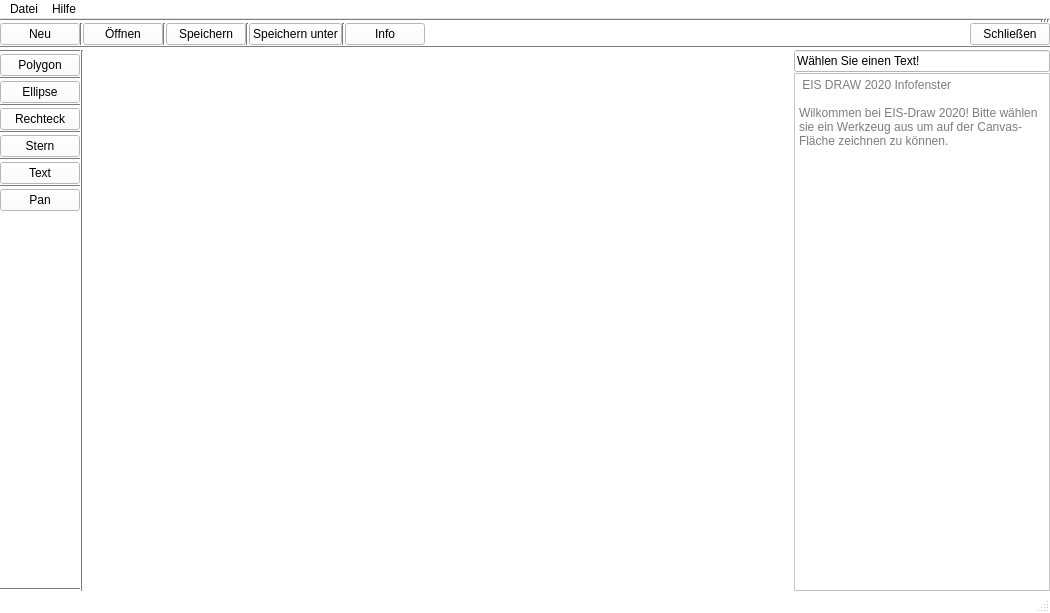
<?xml version="1.0" encoding="UTF-8"?>
<ui version="4.0">
 <class>MainWindow</class>
 <widget class="QMainWindow" name="MainWindow">
  <property name="geometry">
   <rect>
    <x>0</x>
    <y>0</y>
    <width>1050</width>
    <height>613</height>
   </rect>
  </property>
  <property name="palette">
   <palette>
    <active>
     <colorrole role="WindowText">
      <brush brushstyle="SolidPattern">
       <color alpha="255">
        <red>0</red>
        <green>0</green>
        <blue>0</blue>
       </color>
      </brush>
     </colorrole>
     <colorrole role="Button">
      <brush brushstyle="SolidPattern">
       <color alpha="255">
        <red>255</red>
        <green>255</green>
        <blue>255</blue>
       </color>
      </brush>
     </colorrole>
     <colorrole role="Midlight">
      <brush brushstyle="SolidPattern">
       <color alpha="255">
        <red>255</red>
        <green>255</green>
        <blue>255</blue>
       </color>
      </brush>
     </colorrole>
     <colorrole role="Dark">
      <brush brushstyle="SolidPattern">
       <color alpha="255">
        <red>125</red>
        <green>125</green>
        <blue>125</blue>
       </color>
      </brush>
     </colorrole>
     <colorrole role="Mid">
      <brush brushstyle="SolidPattern">
       <color alpha="255">
        <red>255</red>
        <green>255</green>
        <blue>255</blue>
       </color>
      </brush>
     </colorrole>
     <colorrole role="Text">
      <brush brushstyle="SolidPattern">
       <color alpha="255">
        <red>0</red>
        <green>0</green>
        <blue>0</blue>
       </color>
      </brush>
     </colorrole>
     <colorrole role="ButtonText">
      <brush brushstyle="SolidPattern">
       <color alpha="255">
        <red>0</red>
        <green>0</green>
        <blue>0</blue>
       </color>
      </brush>
     </colorrole>
     <colorrole role="Base">
      <brush brushstyle="SolidPattern">
       <color alpha="255">
        <red>255</red>
        <green>255</green>
        <blue>255</blue>
       </color>
      </brush>
     </colorrole>
     <colorrole role="Window">
      <brush brushstyle="SolidPattern">
       <color alpha="255">
        <red>255</red>
        <green>255</green>
        <blue>255</blue>
       </color>
      </brush>
     </colorrole>
     <colorrole role="Shadow">
      <brush brushstyle="SolidPattern">
       <color alpha="255">
        <red>255</red>
        <green>255</green>
        <blue>255</blue>
       </color>
      </brush>
     </colorrole>
     <colorrole role="AlternateBase">
      <brush brushstyle="SolidPattern">
       <color alpha="255">
        <red>255</red>
        <green>255</green>
        <blue>255</blue>
       </color>
      </brush>
     </colorrole>
     <colorrole role="PlaceholderText">
      <brush brushstyle="SolidPattern">
       <color alpha="128">
        <red>255</red>
        <green>255</green>
        <blue>255</blue>
       </color>
      </brush>
     </colorrole>
    </active>
    <inactive>
     <colorrole role="WindowText">
      <brush brushstyle="SolidPattern">
       <color alpha="255">
        <red>0</red>
        <green>0</green>
        <blue>0</blue>
       </color>
      </brush>
     </colorrole>
     <colorrole role="Button">
      <brush brushstyle="SolidPattern">
       <color alpha="255">
        <red>255</red>
        <green>255</green>
        <blue>255</blue>
       </color>
      </brush>
     </colorrole>
     <colorrole role="Midlight">
      <brush brushstyle="SolidPattern">
       <color alpha="255">
        <red>255</red>
        <green>255</green>
        <blue>255</blue>
       </color>
      </brush>
     </colorrole>
     <colorrole role="Dark">
      <brush brushstyle="SolidPattern">
       <color alpha="255">
        <red>125</red>
        <green>125</green>
        <blue>125</blue>
       </color>
      </brush>
     </colorrole>
     <colorrole role="Mid">
      <brush brushstyle="SolidPattern">
       <color alpha="255">
        <red>255</red>
        <green>255</green>
        <blue>255</blue>
       </color>
      </brush>
     </colorrole>
     <colorrole role="Text">
      <brush brushstyle="SolidPattern">
       <color alpha="255">
        <red>0</red>
        <green>0</green>
        <blue>0</blue>
       </color>
      </brush>
     </colorrole>
     <colorrole role="ButtonText">
      <brush brushstyle="SolidPattern">
       <color alpha="255">
        <red>0</red>
        <green>0</green>
        <blue>0</blue>
       </color>
      </brush>
     </colorrole>
     <colorrole role="Base">
      <brush brushstyle="SolidPattern">
       <color alpha="255">
        <red>255</red>
        <green>255</green>
        <blue>255</blue>
       </color>
      </brush>
     </colorrole>
     <colorrole role="Window">
      <brush brushstyle="SolidPattern">
       <color alpha="255">
        <red>255</red>
        <green>255</green>
        <blue>255</blue>
       </color>
      </brush>
     </colorrole>
     <colorrole role="Shadow">
      <brush brushstyle="SolidPattern">
       <color alpha="255">
        <red>255</red>
        <green>255</green>
        <blue>255</blue>
       </color>
      </brush>
     </colorrole>
     <colorrole role="AlternateBase">
      <brush brushstyle="SolidPattern">
       <color alpha="255">
        <red>255</red>
        <green>255</green>
        <blue>255</blue>
       </color>
      </brush>
     </colorrole>
     <colorrole role="PlaceholderText">
      <brush brushstyle="SolidPattern">
       <color alpha="128">
        <red>255</red>
        <green>255</green>
        <blue>255</blue>
       </color>
      </brush>
     </colorrole>
    </inactive>
    <disabled>
     <colorrole role="WindowText">
      <brush brushstyle="SolidPattern">
       <color alpha="255">
        <red>125</red>
        <green>125</green>
        <blue>125</blue>
       </color>
      </brush>
     </colorrole>
     <colorrole role="Button">
      <brush brushstyle="SolidPattern">
       <color alpha="255">
        <red>255</red>
        <green>255</green>
        <blue>255</blue>
       </color>
      </brush>
     </colorrole>
     <colorrole role="Midlight">
      <brush brushstyle="SolidPattern">
       <color alpha="255">
        <red>255</red>
        <green>255</green>
        <blue>255</blue>
       </color>
      </brush>
     </colorrole>
     <colorrole role="Dark">
      <brush brushstyle="SolidPattern">
       <color alpha="255">
        <red>125</red>
        <green>125</green>
        <blue>125</blue>
       </color>
      </brush>
     </colorrole>
     <colorrole role="Mid">
      <brush brushstyle="SolidPattern">
       <color alpha="255">
        <red>255</red>
        <green>255</green>
        <blue>255</blue>
       </color>
      </brush>
     </colorrole>
     <colorrole role="Text">
      <brush brushstyle="SolidPattern">
       <color alpha="255">
        <red>125</red>
        <green>125</green>
        <blue>125</blue>
       </color>
      </brush>
     </colorrole>
     <colorrole role="ButtonText">
      <brush brushstyle="SolidPattern">
       <color alpha="255">
        <red>125</red>
        <green>125</green>
        <blue>125</blue>
       </color>
      </brush>
     </colorrole>
     <colorrole role="Base">
      <brush brushstyle="SolidPattern">
       <color alpha="255">
        <red>255</red>
        <green>255</green>
        <blue>255</blue>
       </color>
      </brush>
     </colorrole>
     <colorrole role="Window">
      <brush brushstyle="SolidPattern">
       <color alpha="255">
        <red>255</red>
        <green>255</green>
        <blue>255</blue>
       </color>
      </brush>
     </colorrole>
     <colorrole role="Shadow">
      <brush brushstyle="SolidPattern">
       <color alpha="255">
        <red>255</red>
        <green>255</green>
        <blue>255</blue>
       </color>
      </brush>
     </colorrole>
     <colorrole role="AlternateBase">
      <brush brushstyle="SolidPattern">
       <color alpha="255">
        <red>255</red>
        <green>255</green>
        <blue>255</blue>
       </color>
      </brush>
     </colorrole>
     <colorrole role="PlaceholderText">
      <brush brushstyle="SolidPattern">
       <color alpha="128">
        <red>255</red>
        <green>255</green>
        <blue>255</blue>
       </color>
      </brush>
     </colorrole>
    </disabled>
   </palette>
  </property>
  <property name="windowTitle">
   <string>EIS - Draw</string>
  </property>
  <property name="styleSheet">
   <string notr="true"/>
  </property>
  <property name="animated">
   <bool>true</bool>
  </property>
  <widget class="QWidget" name="centralwidget">
   <layout class="QGridLayout" name="gridLayout">
    <property name="leftMargin">
     <number>0</number>
    </property>
    <property name="topMargin">
     <number>0</number>
    </property>
    <property name="rightMargin">
     <number>0</number>
    </property>
    <property name="bottomMargin">
     <number>0</number>
    </property>
    <property name="spacing">
     <number>1</number>
    </property>
    <item row="1" column="0">
     <layout class="QHBoxLayout" name="horizontalLayout_3">
      <property name="spacing">
       <number>0</number>
      </property>
      <item>
       <widget class="QPushButton" name="pushButton_4">
        <property name="autoFillBackground">
         <bool>false</bool>
        </property>
        <property name="text">
         <string>Neu</string>
        </property>
        <property name="icon">
         <iconset resource="Ressourcen.qrc">
          <normaloff>:/icons/ressourcen/icons8-datei-64.png</normaloff>:/icons/ressourcen/icons8-datei-64.png</iconset>
        </property>
        <property name="iconSize">
         <size>
          <width>32</width>
          <height>32</height>
         </size>
        </property>
       </widget>
      </item>
      <item>
       <widget class="Line" name="line_3">
        <property name="orientation">
         <enum>Qt::Vertical</enum>
        </property>
       </widget>
      </item>
      <item>
       <widget class="QPushButton" name="pushButton">
        <property name="autoFillBackground">
         <bool>false</bool>
        </property>
        <property name="text">
         <string>Öffnen</string>
        </property>
        <property name="icon">
         <iconset resource="Ressourcen.qrc">
          <normaloff>:/icons/ressourcen/icons8-mappe-60.png</normaloff>:/icons/ressourcen/icons8-mappe-60.png</iconset>
        </property>
        <property name="iconSize">
         <size>
          <width>32</width>
          <height>32</height>
         </size>
        </property>
       </widget>
      </item>
      <item>
       <widget class="Line" name="line_2">
        <property name="orientation">
         <enum>Qt::Vertical</enum>
        </property>
       </widget>
      </item>
      <item>
       <widget class="QPushButton" name="pushButton_2">
        <property name="autoFillBackground">
         <bool>false</bool>
        </property>
        <property name="text">
         <string>Speichern</string>
        </property>
        <property name="icon">
         <iconset resource="Ressourcen.qrc">
          <normaloff>:/icons/ressourcen/icons8-speichern-50.png</normaloff>:/icons/ressourcen/icons8-speichern-50.png</iconset>
        </property>
        <property name="iconSize">
         <size>
          <width>32</width>
          <height>32</height>
         </size>
        </property>
       </widget>
      </item>
      <item>
       <widget class="Line" name="line_8">
        <property name="orientation">
         <enum>Qt::Vertical</enum>
        </property>
       </widget>
      </item>
      <item>
       <widget class="QPushButton" name="pushButton_12">
        <property name="text">
         <string>Speichern unter</string>
        </property>
        <property name="icon">
         <iconset resource="Ressourcen.qrc">
          <normaloff>:/icons/ressourcen/icons8-speichern-50.png</normaloff>:/icons/ressourcen/icons8-speichern-50.png</iconset>
        </property>
        <property name="iconSize">
         <size>
          <width>32</width>
          <height>32</height>
         </size>
        </property>
       </widget>
      </item>
      <item>
       <widget class="Line" name="line_17">
        <property name="orientation">
         <enum>Qt::Vertical</enum>
        </property>
       </widget>
      </item>
      <item>
       <widget class="QPushButton" name="pushButton_3">
        <property name="autoFillBackground">
         <bool>false</bool>
        </property>
        <property name="text">
         <string>Info</string>
        </property>
        <property name="icon">
         <iconset resource="Ressourcen.qrc">
          <normaloff>:/icons/ressourcen/icons8-info-60.png</normaloff>:/icons/ressourcen/icons8-info-60.png</iconset>
        </property>
        <property name="iconSize">
         <size>
          <width>32</width>
          <height>32</height>
         </size>
        </property>
       </widget>
      </item>
      <item>
       <spacer name="horizontalSpacer_2">
        <property name="orientation">
         <enum>Qt::Horizontal</enum>
        </property>
        <property name="sizeHint" stdset="0">
         <size>
          <width>40</width>
          <height>20</height>
         </size>
        </property>
       </spacer>
      </item>
      <item>
       <widget class="QPushButton" name="pushButton_5">
        <property name="autoFillBackground">
         <bool>false</bool>
        </property>
        <property name="text">
         <string>Schließen</string>
        </property>
        <property name="icon">
         <iconset resource="Ressourcen.qrc">
          <normaloff>:/icons/ressourcen/icons8-fenster-schließen-50.png</normaloff>:/icons/ressourcen/icons8-fenster-schließen-50.png</iconset>
        </property>
        <property name="iconSize">
         <size>
          <width>32</width>
          <height>32</height>
         </size>
        </property>
       </widget>
      </item>
     </layout>
    </item>
    <item row="0" column="0">
     <layout class="QHBoxLayout" name="horizontalLayout">
      <property name="spacing">
       <number>0</number>
      </property>
      <item>
       <layout class="QHBoxLayout" name="horizontalLayout_2">
        <item>
         <widget class="Line" name="line_10">
          <property name="orientation">
           <enum>Qt::Horizontal</enum>
          </property>
         </widget>
        </item>
       </layout>
      </item>
      <item>
       <widget class="Line" name="line_7">
        <property name="orientation">
         <enum>Qt::Vertical</enum>
        </property>
       </widget>
      </item>
      <item>
       <widget class="Line" name="line">
        <property name="orientation">
         <enum>Qt::Vertical</enum>
        </property>
       </widget>
      </item>
      <item>
       <widget class="Line" name="line_9">
        <property name="orientation">
         <enum>Qt::Vertical</enum>
        </property>
       </widget>
      </item>
     </layout>
    </item>
    <item row="3" column="0">
     <layout class="QHBoxLayout" name="horizontalLayout_5">
      <item>
       <layout class="QVBoxLayout" name="verticalLayout_2">
        <item>
         <widget class="Line" name="line_5">
          <property name="orientation">
           <enum>Qt::Horizontal</enum>
          </property>
         </widget>
        </item>
        <item>
         <widget class="QPushButton" name="pushButton_6">
          <property name="autoFillBackground">
           <bool>false</bool>
          </property>
          <property name="text">
           <string>Polygon</string>
          </property>
          <property name="icon">
           <iconset resource="Ressourcen.qrc">
            <normaloff>:/icons/ressourcen/icons8-vieleck-52.png</normaloff>:/icons/ressourcen/icons8-vieleck-52.png</iconset>
          </property>
          <property name="iconSize">
           <size>
            <width>30</width>
            <height>30</height>
           </size>
          </property>
         </widget>
        </item>
        <item>
         <widget class="Line" name="line_6">
          <property name="orientation">
           <enum>Qt::Horizontal</enum>
          </property>
         </widget>
        </item>
        <item>
         <widget class="QPushButton" name="pushButton_7">
          <property name="autoFillBackground">
           <bool>false</bool>
          </property>
          <property name="text">
           <string>Ellipse</string>
          </property>
          <property name="icon">
           <iconset resource="Ressourcen.qrc">
            <normaloff>:/icons/ressourcen/icons8-ellipse-64.png</normaloff>:/icons/ressourcen/icons8-ellipse-64.png</iconset>
          </property>
          <property name="iconSize">
           <size>
            <width>32</width>
            <height>32</height>
           </size>
          </property>
         </widget>
        </item>
        <item>
         <widget class="Line" name="line_13">
          <property name="orientation">
           <enum>Qt::Horizontal</enum>
          </property>
         </widget>
        </item>
        <item>
         <widget class="QPushButton" name="pushButton_8">
          <property name="autoFillBackground">
           <bool>false</bool>
          </property>
          <property name="text">
           <string>Rechteck</string>
          </property>
          <property name="icon">
           <iconset resource="Ressourcen.qrc">
            <normaloff>:/icons/ressourcen/icons8-rectangular-80.png</normaloff>:/icons/ressourcen/icons8-rectangular-80.png</iconset>
          </property>
          <property name="iconSize">
           <size>
            <width>32</width>
            <height>32</height>
           </size>
          </property>
         </widget>
        </item>
        <item>
         <widget class="Line" name="line_14">
          <property name="orientation">
           <enum>Qt::Horizontal</enum>
          </property>
         </widget>
        </item>
        <item>
         <widget class="QPushButton" name="pushButton_9">
          <property name="autoFillBackground">
           <bool>false</bool>
          </property>
          <property name="text">
           <string>Stern</string>
          </property>
          <property name="icon">
           <iconset resource="Ressourcen.qrc">
            <normaloff>:/icons/ressourcen/icons8-halber-stern-80.png</normaloff>:/icons/ressourcen/icons8-halber-stern-80.png</iconset>
          </property>
          <property name="iconSize">
           <size>
            <width>32</width>
            <height>32</height>
           </size>
          </property>
         </widget>
        </item>
        <item>
         <widget class="Line" name="line_15">
          <property name="orientation">
           <enum>Qt::Horizontal</enum>
          </property>
         </widget>
        </item>
        <item>
         <widget class="QPushButton" name="pushButton_10">
          <property name="autoFillBackground">
           <bool>false</bool>
          </property>
          <property name="text">
           <string>Text</string>
          </property>
          <property name="icon">
           <iconset resource="Ressourcen.qrc">
            <normaloff>:/icons/ressourcen/icons8-text-60.png</normaloff>:/icons/ressourcen/icons8-text-60.png</iconset>
          </property>
          <property name="iconSize">
           <size>
            <width>32</width>
            <height>32</height>
           </size>
          </property>
         </widget>
        </item>
        <item>
         <widget class="Line" name="line_16">
          <property name="orientation">
           <enum>Qt::Horizontal</enum>
          </property>
         </widget>
        </item>
        <item>
         <widget class="QPushButton" name="pushButton_11">
          <property name="text">
           <string>Pan</string>
          </property>
          <property name="icon">
           <iconset resource="Ressourcen.qrc">
            <normaloff>:/icons/ressourcen/icons8-ganze-hand-52.png</normaloff>:/icons/ressourcen/icons8-ganze-hand-52.png</iconset>
          </property>
          <property name="iconSize">
           <size>
            <width>32</width>
            <height>32</height>
           </size>
          </property>
         </widget>
        </item>
        <item>
         <spacer name="verticalSpacer">
          <property name="orientation">
           <enum>Qt::Vertical</enum>
          </property>
          <property name="sizeHint" stdset="0">
           <size>
            <width>20</width>
            <height>40</height>
           </size>
          </property>
         </spacer>
        </item>
        <item>
         <widget class="Line" name="line_12">
          <property name="orientation">
           <enum>Qt::Horizontal</enum>
          </property>
         </widget>
        </item>
       </layout>
      </item>
      <item>
       <widget class="Line" name="line_11">
        <property name="orientation">
         <enum>Qt::Vertical</enum>
        </property>
       </widget>
      </item>
      <item>
       <spacer name="horizontalSpacer">
        <property name="orientation">
         <enum>Qt::Horizontal</enum>
        </property>
        <property name="sizeHint" stdset="0">
         <size>
          <width>40</width>
          <height>20</height>
         </size>
        </property>
       </spacer>
      </item>
      <item>
       <layout class="QVBoxLayout" name="verticalLayout">
        <item>
         <widget class="QLineEdit" name="lineEdit">
          <property name="enabled">
           <bool>true</bool>
          </property>
          <property name="sizePolicy">
           <sizepolicy hsizetype="Minimum" vsizetype="Fixed">
            <horstretch>0</horstretch>
            <verstretch>0</verstretch>
           </sizepolicy>
          </property>
          <property name="visible">
           <bool>false</bool>
          </property>
          <property name="text">
           <string>Wählen Sie einen Text!</string>
          </property>
         </widget>
        </item>
        <item>
         <widget class="QPlainTextEdit" name="plainTextEdit">
          <property name="enabled">
           <bool>false</bool>
          </property>
          <property name="sizePolicy">
           <sizepolicy hsizetype="Fixed" vsizetype="Expanding">
            <horstretch>0</horstretch>
            <verstretch>0</verstretch>
           </sizepolicy>
          </property>
          <property name="styleSheet">
           <string notr="true"/>
          </property>
          <property name="plainText">
           <string> EIS DRAW 2020 Infofenster

Wilkommen bei EIS-Draw 2020! Bitte wählen sie ein Werkzeug aus um auf der Canvas-Fläche zeichnen zu können.</string>
          </property>
         </widget>
        </item>
       </layout>
      </item>
     </layout>
    </item>
    <item row="2" column="0">
     <layout class="QHBoxLayout" name="horizontalLayout_4">
      <item>
       <widget class="Line" name="line_4">
        <property name="orientation">
         <enum>Qt::Horizontal</enum>
        </property>
       </widget>
      </item>
     </layout>
    </item>
   </layout>
  </widget>
  <widget class="QMenuBar" name="menubar">
   <property name="geometry">
    <rect>
     <x>0</x>
     <y>0</y>
     <width>1050</width>
     <height>21</height>
    </rect>
   </property>
   <property name="autoFillBackground">
    <bool>false</bool>
   </property>
   <property name="styleSheet">
    <string notr="true"/>
   </property>
   <widget class="QMenu" name="menuDatei">
    <property name="title">
     <string>Datei</string>
    </property>
    <addaction name="actionNeu"/>
    <addaction name="actionLaden"/>
    <addaction name="actionSpeichern"/>
    <addaction name="actionSpeichern_unter"/>
    <addaction name="actionSchlie_en"/>
   </widget>
   <widget class="QMenu" name="menuHilfe">
    <property name="title">
     <string>Hilfe</string>
    </property>
    <addaction name="actionInfo"/>
   </widget>
   <addaction name="menuDatei"/>
   <addaction name="menuHilfe"/>
  </widget>
  <widget class="QStatusBar" name="statusbar"/>
  <action name="actionInfo">
   <property name="icon">
    <iconset resource="Ressourcen.qrc">
     <normaloff>:/icons/ressourcen/icons8-info-60.png</normaloff>:/icons/ressourcen/icons8-info-60.png</iconset>
   </property>
   <property name="text">
    <string>Info...</string>
   </property>
   <property name="priority">
    <enum>QAction::NormalPriority</enum>
   </property>
  </action>
  <action name="actionNeu">
   <property name="icon">
    <iconset resource="Ressourcen.qrc">
     <normaloff>:/icons/ressourcen/icons8-datei-64.png</normaloff>:/icons/ressourcen/icons8-datei-64.png</iconset>
   </property>
   <property name="text">
    <string>Neu</string>
   </property>
  </action>
  <action name="actionSchlie_en">
   <property name="icon">
    <iconset resource="Ressourcen.qrc">
     <normaloff>:/icons/ressourcen/icons8-fenster-schließen-50.png</normaloff>:/icons/ressourcen/icons8-fenster-schließen-50.png</iconset>
   </property>
   <property name="text">
    <string>Schließen</string>
   </property>
  </action>
  <action name="actionSpeichern">
   <property name="icon">
    <iconset resource="Ressourcen.qrc">
     <normaloff>:/icons/ressourcen/icons8-speichern-50.png</normaloff>:/icons/ressourcen/icons8-speichern-50.png</iconset>
   </property>
   <property name="text">
    <string>Speichern</string>
   </property>
  </action>
  <action name="actionLaden">
   <property name="icon">
    <iconset resource="Ressourcen.qrc">
     <normaloff>:/icons/ressourcen/icons8-mappe-60.png</normaloff>:/icons/ressourcen/icons8-mappe-60.png</iconset>
   </property>
   <property name="text">
    <string>Öffnen</string>
   </property>
  </action>
  <action name="actionSpeichern_unter">
   <property name="icon">
    <iconset resource="Ressourcen.qrc">
     <normaloff>:/icons/ressourcen/icons8-speichern-50.png</normaloff>:/icons/ressourcen/icons8-speichern-50.png</iconset>
   </property>
   <property name="text">
    <string>Speichern unter</string>
   </property>
  </action>
 </widget>
 <resources>
  <include location="Ressourcen.qrc"/>
 </resources>
 <connections>
  <connection>
   <sender>pushButton_8</sender>
   <signal>clicked()</signal>
   <receiver>lineEdit</receiver>
   <slot>hide()</slot>
   <hints>
    <hint type="sourcelabel">
     <x>77</x>
     <y>215</y>
    </hint>
    <hint type="destinationlabel">
     <x>849</x>
     <y>90</y>
    </hint>
   </hints>
  </connection>
  <connection>
   <sender>pushButton_7</sender>
   <signal>clicked()</signal>
   <receiver>lineEdit</receiver>
   <slot>hide()</slot>
   <hints>
    <hint type="sourcelabel">
     <x>33</x>
     <y>156</y>
    </hint>
    <hint type="destinationlabel">
     <x>820</x>
     <y>93</y>
    </hint>
   </hints>
  </connection>
  <connection>
   <sender>pushButton_6</sender>
   <signal>clicked()</signal>
   <receiver>lineEdit</receiver>
   <slot>hide()</slot>
   <hints>
    <hint type="sourcelabel">
     <x>22</x>
     <y>109</y>
    </hint>
    <hint type="destinationlabel">
     <x>805</x>
     <y>91</y>
    </hint>
   </hints>
  </connection>
  <connection>
   <sender>pushButton_10</sender>
   <signal>clicked()</signal>
   <receiver>lineEdit</receiver>
   <slot>show()</slot>
   <hints>
    <hint type="sourcelabel">
     <x>67</x>
     <y>337</y>
    </hint>
    <hint type="destinationlabel">
     <x>834</x>
     <y>90</y>
    </hint>
   </hints>
  </connection>
  <connection>
   <sender>pushButton_9</sender>
   <signal>clicked()</signal>
   <receiver>lineEdit</receiver>
   <slot>hide()</slot>
   <hints>
    <hint type="sourcelabel">
     <x>50</x>
     <y>268</y>
    </hint>
    <hint type="destinationlabel">
     <x>819</x>
     <y>91</y>
    </hint>
   </hints>
  </connection>
  <connection>
   <sender>pushButton_11</sender>
   <signal>clicked()</signal>
   <receiver>lineEdit</receiver>
   <slot>hide()</slot>
   <hints>
    <hint type="sourcelabel">
     <x>65</x>
     <y>381</y>
    </hint>
    <hint type="destinationlabel">
     <x>880</x>
     <y>99</y>
    </hint>
   </hints>
  </connection>
 </connections>
</ui>
